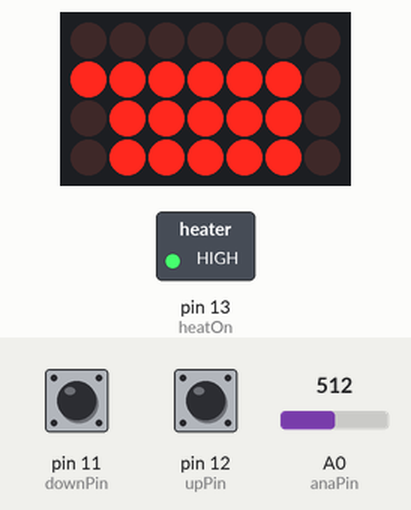
This sketch was run on a simulated Arduino Uno, built with avr-gcc and run on an emulated ATmega328P. On the bench: 7×4 LED matrix, switched loads named in the sketch (green lamp = pin HIGH). Wiring (inferred from the names in the program): LED matrix (orientation assumed): rows pin 2, pin 8, pin 9, pin 10; columns pin 0, pin 1, pin 3, pin 4, pin 5, pin 6, pin 7. Inputs (shaded band) come from the test bench; at power-on: A0 (anaPin) = 512, pin 11 (downPin) HIGH, pin 12 (upPin) HIGH. Pins used as bus, display or sensor lines are not drawn.

Above: at 1.2 s.
1.3 s: A0 (anaPin) set to 306
At 2.3 s:
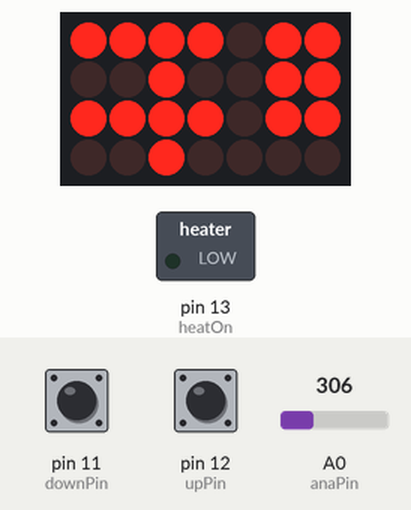
3.1 s: pin 11 (downPin) pulled LOW for 0.15 s
At 4.1 s:
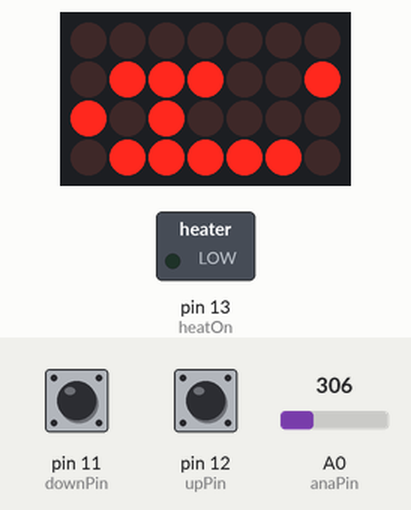
6.2 s: pin 12 (upPin) pulled LOW for 0.15 s
At 6.5 s:
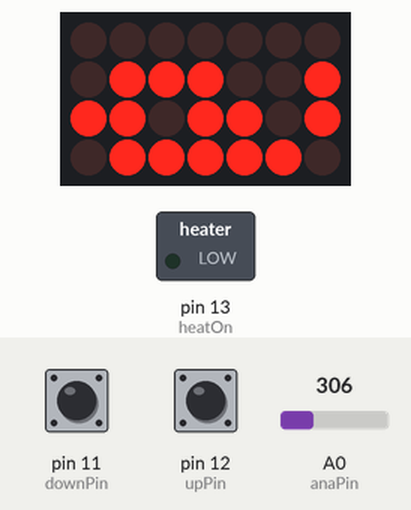
9.3 s: A0 (anaPin) set to 122
At 10.6 s:
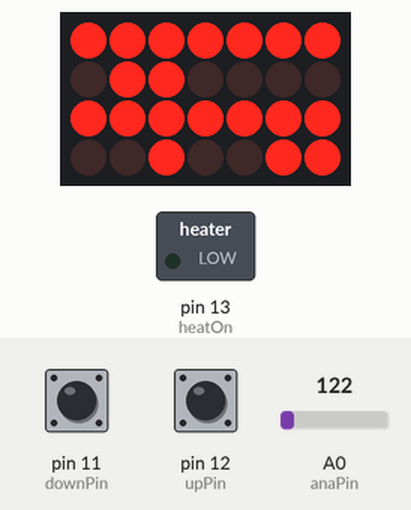
10.9 s: pin 12 (upPin) pulled LOW for 1 s
At 12.0 s:
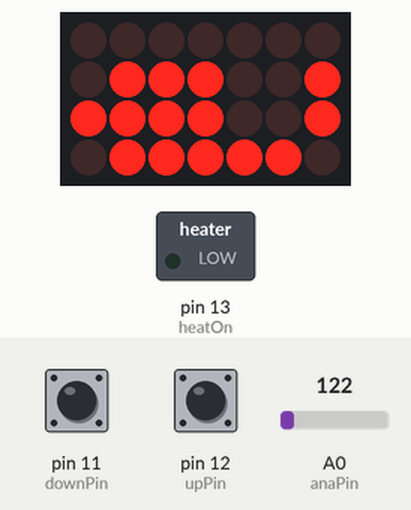
14.1 s: A0 (anaPin) set to 90
At 14.8 s:
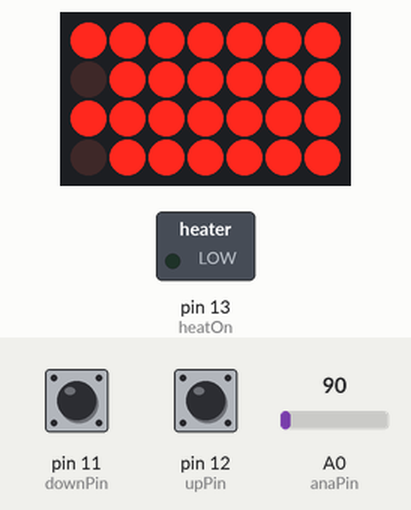
Timing chart, 0 to 16.6 s (numbered marks = the images above; inputs shaded):
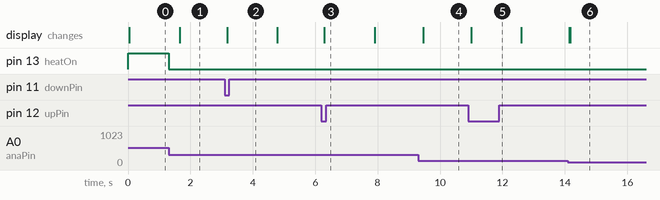

Measured:
- after the input at 1.3 s, pin 13 (heatOn): HIGH → LOW at once; the display: changes after 0.36 s (image 1)
- after the input at 3.1 s, the display: changes after 0.08 s (image 2)
- after the input at 6.2 s, the display: changes after 0.08 s (image 3)
- after the input at 9.3 s, the display: changes after 0.16 s (image 4)
- after the input at 10.9 s, the display: changes after 0.10 s (image 5)
- after the input at 14.1 s, the display: first changes at once (image 6 shows a later state)

The sketch:

Teensy_HeatedBed_7seg.ino
```cpp
/*
   100K temp probe in series with 100k resistor where the resistor
   is connected to VCC and temp probe connected to GND.


   Notes:
   - User input to change set temperature
   - Display to see current temperature
   - When temp = 511 temp probe resistance is 100k


Example output to serial console:
------------- cnt: 1 -------------
Analog value: 537
i: 23.78 nA
Vo: 2.62 V
Power: 118.77 nW
Rt: 110.49 kOhm
Temperature: 22.94 C

*/
#include <Bounce2.h>

// Set I/O pins
  // Heater on
const int heatOn = 13;
  // Segment pins
int segmentPins[] = {1,2,3,4,5,6,7}; // for pins a,b,c,d,e,f,g
int decimalPin = 0;
  // Digit select pins
const int debounce = 10; // debounce time in ms
const int digit1 = 8;
const int digit2 = 9;
const int digit3 = 10;
  // Temperature adjustment inputs
const int downPin = 11;
const int upPin = 12;
Bounce downSw = Bounce(downPin, debounce);
Bounce upSw = Bounce(upPin, debounce);

  // Analog pin
const int anaPin = 0;

// Constants
const float vcc = 5; // This value is likely wrong so don't actually use it
const float r = 100; // kohm
const float hyst = 1.5;

// Variables
int ana = 0;
int heatState = 0;
int setTemp = 32; // Traget state
float temp = 0;
float lastTemp = 0;
float sendTemp = 0;
float vo = 0;
float rt = 0;
float i = 0;
// Arrays - Data points for sensor B57550G1104
float resistanceTable[] = {1.6419, 1.8548, 2.1008, 2.3861, 2.7179, 3.1050, 3.5581, 4.0901, 4.7170, 5.4584, 6.3383, 7.3867, 8.6407, 10.147, 11.963, 14.164, 16.841, 20.114, 24.136, 29.100, 35.262, 42.950, 52.598, 64.776, 80.239, 100.00, 125.42, 158.34, 201.27, 257.69, 332.40};
float temperatureTable[] = {150.00, 145.00, 140.00, 135.00, 130.00, 125.00, 120.00, 115.00, 110.00, 105.00, 100.00, 95.000, 90.000, 85.000, 80.000, 75.000, 70.000, 65.000, 60.000, 55.000, 50.000, 45.000, 40.000, 35.000, 30.000, 25.000, 20.000, 15.000, 10.000, 5.0000, 0.0000};
int arrSize = sizeof(resistanceTable) / sizeof(float); // calculate array size
// Count
long int cnt = 0;

void setup() {
  //Serial.begin(9600); // USB is always 12 Mbit/sec

  // Set I/O pin modes
    // Heat on
  pinMode(heatOn, OUTPUT);
    // Segments
  for (int i=0; i < 7; i++) {
     pinMode(segmentPins[i], OUTPUT);
  }
  pinMode(decimalPin, OUTPUT);
    // Digit select - set HIGH to prevent flickering at startup
  pinMode(digit1, OUTPUT);
  pinMode(digit2, OUTPUT);
  pinMode(digit3, OUTPUT);
  digitalWrite(digit1, HIGH);
  digitalWrite(digit2, HIGH);
  digitalWrite(digit3, HIGH);
    // Temp select inputs
  pinMode(downPin, INPUT_PULLUP); // Down
  pinMode(upPin, INPUT_PULLUP); // Up
}

/*
    This function is sourced from:
    http://playground.arduino.cc/Main/MultiMap
*/
// note: the in array should have increasing values
float FmultiMap(float val, float * _in, float * _out, uint8_t size) {
  // take care the value is within range
  // val = constrain(val, _in[0], _in[size-1]);
  if (val <= _in[0]) return _out[0];
  if (val >= _in[size-1]) return _out[size-1];

  // search right interval
  uint8_t pos = 1;  // _in[0] allready tested
  while(val > _in[pos]) pos++;

  // this will handle all exact "points" in the _in array
  if (val == _in[pos]) return _out[pos];

  // interpolate in the right segment for the rest
  return (val - _in[pos-1]) * (_out[pos] - _out[pos-1]) / (_in[pos] - _in[pos-1]) + _out[pos-1];
}

int displayReset() {
  for (int i = 0; i < 7; i++) {
    digitalWrite(segmentPins[i], LOW);
  }
  digitalWrite(decimalPin, LOW);
  return(0);
}

// Function to print value to 3 digit 7 segment display
int SevenSegDisplay(uint8_t msd, uint8_t mid, uint8_t lsd, int decimal) {
  /*       _
           a
     _  |f   b|
    |_|   -g-
    |_| |e   c|
           d
           ¯
  */
  // Numbers 0 - 9 for 7 seg display
  int numMatrix[10][7] = {
    {1,1,1,1,1,1,0},
    {0,1,1,0,0,0,0},
    {1,1,0,1,1,0,1},
    {1,1,1,1,0,0,1},
    {0,1,1,0,0,1,1},
    {1,0,1,1,0,1,1},
    {1,0,1,1,1,1,1},
    {1,1,1,0,0,0,0},
    {1,1,1,1,1,1,1},
    {1,1,1,0,0,1,1},
  };

  // Write MSD
  for (int i = 0; i < 7; i++) {
    if (numMatrix[msd][i] == 1) {
      digitalWrite(segmentPins[i], HIGH);
    }
  }
  if (decimal == 2) digitalWrite(decimalPin, HIGH);
  digitalWrite(digit1, LOW);
  delay(5);
  digitalWrite(digit1, HIGH);
  displayReset();

  // Write middle digit
  for (int i = 0; i < 7; i++) {
    if (numMatrix[mid][i] == 1) {
      digitalWrite(segmentPins[i], HIGH);
    }
  }
  if (decimal == 1) digitalWrite(decimalPin, HIGH);
  digitalWrite(digit2, LOW);
  delay(5);
  digitalWrite(digit2, HIGH);
  displayReset();

  // Write LSD digit
  for (int i = 0; i < 7; i++) {
    if (numMatrix[lsd][i] == 1) {
      digitalWrite(segmentPins[i], HIGH);
    }
  }
  if (decimal == 0) digitalWrite(decimalPin, HIGH);
  digitalWrite(digit3, LOW);
  delay(5);
  digitalWrite(digit3, HIGH);
  displayReset();

  return(0);
}


void loop() {
  // Get the temperature
    // Gather the data
  ana = analogRead(anaPin);
    // Do the maths
  vo = vcc * ana / 1024; // mV
  i = ((vcc - vo ) / r); // mA
  rt = r * ana / (1023 - ana); // kohm
  float pwr = vcc * vcc / (r + rt); // nW
  temp = FmultiMap(rt, resistanceTable, temperatureTable, arrSize);

  // Heating element logic
  if (lastTemp == 0) {
    lastTemp = temp;
    if (temp < setTemp) digitalWrite(heatOn, HIGH);
  }
  if (temp != lastTemp){
    if (heatState == 0 && temp >= (setTemp + hyst)) {
      digitalWrite(heatOn, LOW);
      heatState = 1;
    }
    else if (heatState == 1 && temp <= (setTemp - hyst)) {
      digitalWrite(heatOn, HIGH);
      heatState = 0;
    }
  }
  lastTemp = temp;

  // Print temperature to 7-segment display
    // Delay on displayed temperature to prevent jitters
  if (cnt >= 100) {
    sendTemp = temp;
    cnt = 0;
  }
    // Isolate digits
  uint8_t hundredths,tenths,ones,tens,hundreds;
  hundreds = sendTemp / 100;
  tens = (sendTemp - hundreds*100) / 10;
  ones = (sendTemp - hundreds*100 - tens*10);
  tenths = (sendTemp - hundreds*100 - tens*10 - ones) * 10;
  hundredths = (sendTemp - hundreds*100 - tens*10 - ones) * 100 - tenths*10;

  cnt++;

  // Temperature adjustment buttons
  upSw.update();
  downSw.update();
  if (upSw.fallingEdge()) {
    setTemp = setTemp + 1;
    sendTemp = setTemp; // Display the set temp
    cnt = 0; // Reset cnt to 0 so set temp is displayed for some time
  }
  if (downSw.fallingEdge()) {
    setTemp = setTemp - 1;
    sendTemp = setTemp;
    cnt = 0;
  }
  hundreds = sendTemp / 100;
  tens = (sendTemp - hundreds*100) / 10;
  ones = (sendTemp - hundreds*100 - tens*10);
  tenths = (sendTemp - hundreds*100 - tens*10 - ones) * 10;
  hundredths = (sendTemp - hundreds*100 - tens*10 - ones) * 100 - tenths*10;
  // Determin decimal placement and call SevenSegDisplay function to print the temperature
  if (sendTemp < 10) {
    // Display 2 decimal points
    SevenSegDisplay(ones, tenths, hundredths, 2);
  }
  else if (sendTemp < 100 && sendTemp >= 10) {
    // Distplay 1 decimal point
    SevenSegDisplay(tens, ones, tenths, 1);
  }
  else {
    // No decimal points
    SevenSegDisplay(hundreds, tens, ones, 0);
  }

/*
  // Print to serial console
    // Count
  Serial.print("------------- ");
  Serial.print("cnt: ");
  Serial.print(cnt);
  Serial.println(" -------------");
    // Raw analog value
  Serial.print("Analog value: ");
  Serial.println(ana);
    // Calculated current draw - Unreliable, using vcc in calculation
  Serial.print("i: ");
  Serial.print(i * 1000);
  Serial.println(" nA");
    // Calculated voltage across sensor
  Serial.print("Vo: ");
  Serial.print(vo);
  Serial.println(" V");
    // Calculated power draw - Unreliable, using vcc in calculation
  Serial.print("Power: ");
  Serial.print(pwr * 1000);
  Serial.println(" nW");
    // Calculated resistance of sensor
  Serial.print("Rt: ");
  Serial.print(rt);
  Serial.println(" kOhm");
    // Calculated temperature
  Serial.print("Temperature: ");
  Serial.print(temp);
  Serial.println(" C");

  Serial.println("Digits:");
  Serial.println(hundreds);
  Serial.println(tens);
  Serial.println(ones);
  Serial.println(tenths);
  Serial.println(hundredths);
  */
}
```
